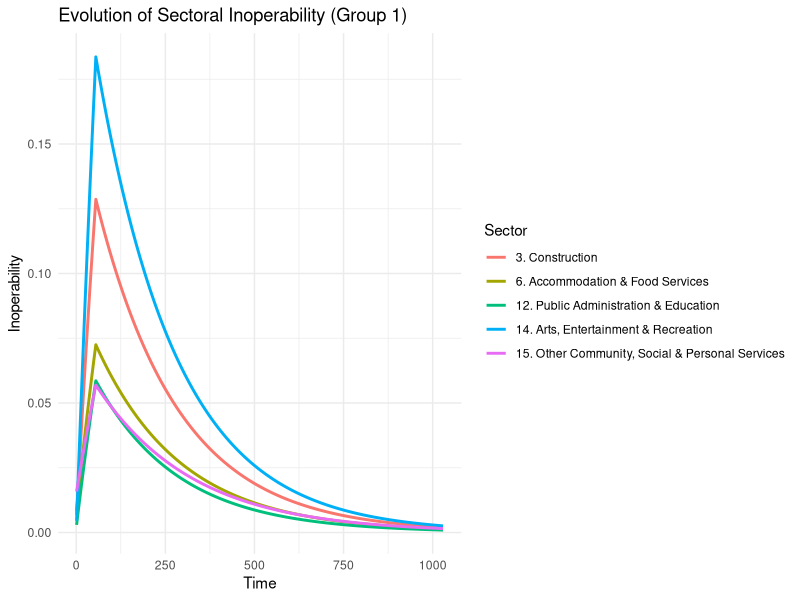
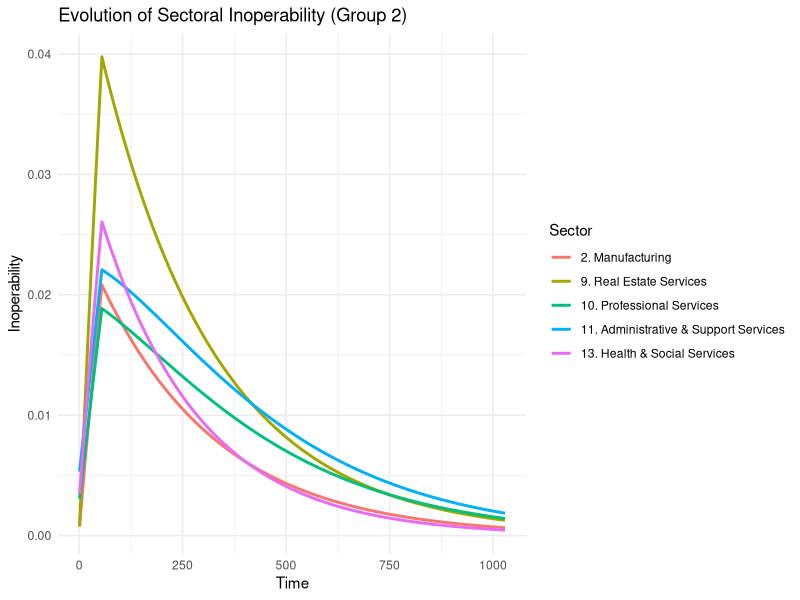
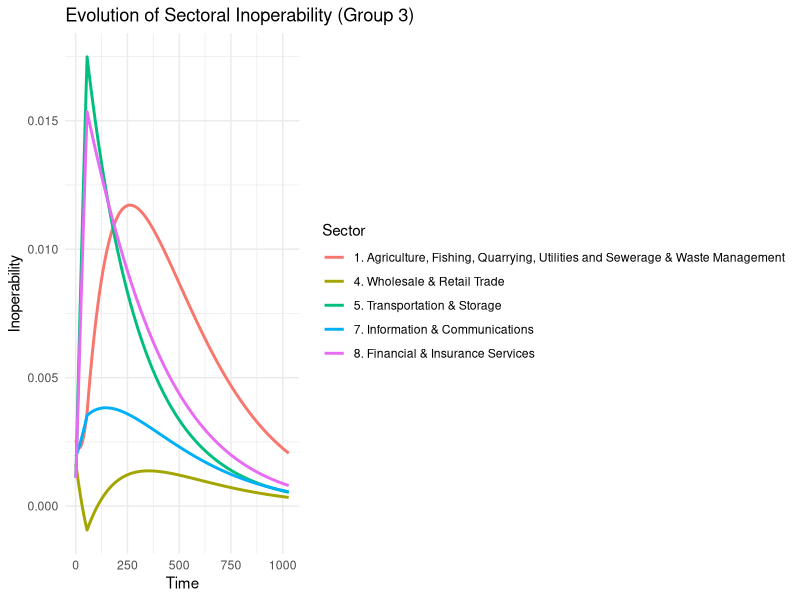
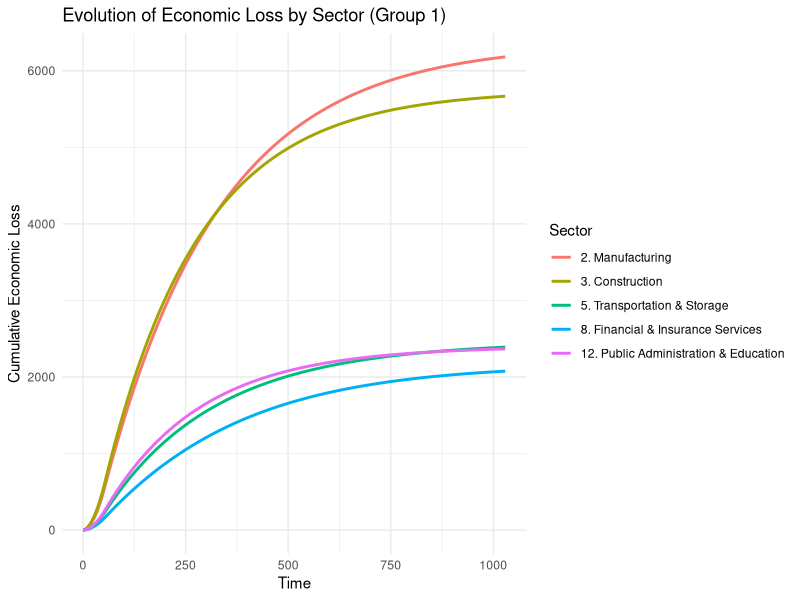
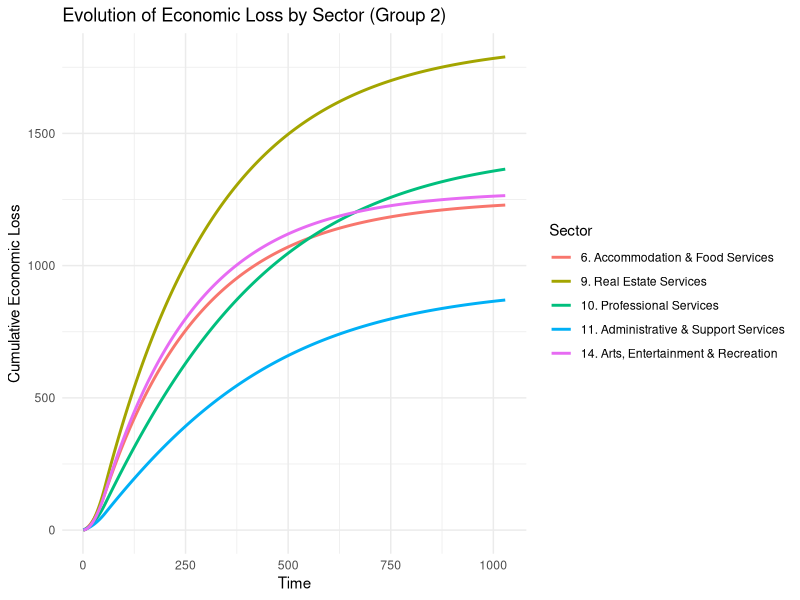
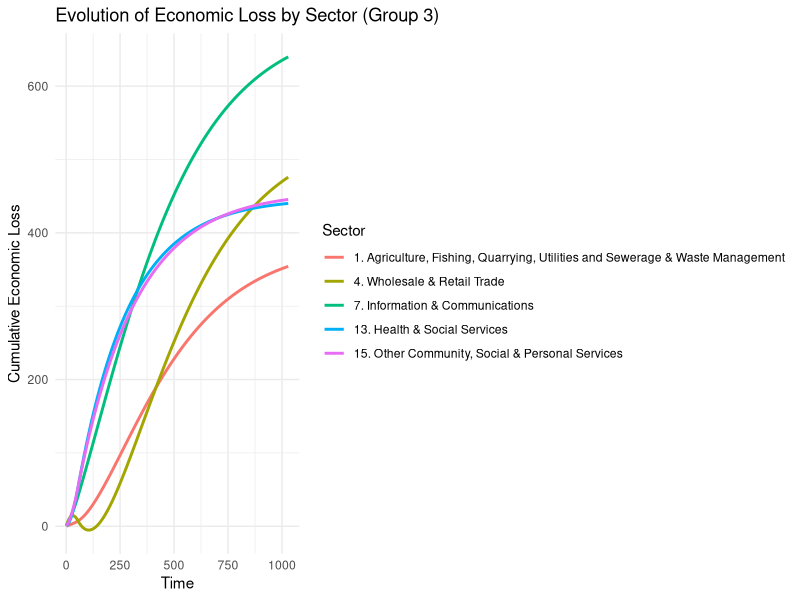

These figures' R source, in order:
library(openxlsx)
library(ggplot2)

data <- read.xlsx("dataset/Input_Output_Tables_2019_2021.xlsx", sheet = "2019IOTable")
iot2019 <- data[2:(2 + 15 - 1), 3:(3 + 15 - 1)]
x <- data[2:(2 + 15 - 1), ncol(data)]
c <- data[2:(2 + 15 - 1), ncol(data) - 1]
x <- as.matrix(sapply(x, as.numeric))
c <- as.matrix(sapply(c, as.numeric))

A <- read.xlsx("dataset/Input_Output_Tables_2019_2021.xlsx", sheet = "A")
A <- A[2:(2 + 15 - 1), 3:(3 + 15 - 1)]
A <- as.matrix(sapply(A, as.numeric))


q0_df <- read.xlsx("dataset/Unemployment_and_Impact_Analysis.xlsx", sheet = "sector inoperability", colNames = FALSE)
q0 <- as.numeric(q0_df[2:16, 3])

# verify x = Ax + c
x_test <- A %*% x + c
x - x_test



# we assume after 2 years the economic activity return to 99% of pre lock down level
A_star <- solve(diag(as.vector(x))) %*% A %*% diag(as.vector(x))
qT <- q0 * 1 / 100
# qT = rep(0.001, times = 15)
a_ii <- diag(A_star)
T <- 55 + 974
k <- log(q0 / qT) / (T * (1 - a_ii))


K <- diag(as.vector(k))

# Number of time steps for simulation (e.g., 90 days)
time_steps <- T

# now we obtain the value of c-c_tilda from the ADB dataset

# c_diff = c-c_tilda
# c_diff = read.xlsx("dataset/Unemployment_and_Impact_Analysis.xlsx", sheet = "c_diff")
# Note: c_diff sheet not found in original file. Using c_star logic instead or placeholder.
if ("c_star" %in% getSheetNames("dataset/Unemployment_and_Impact_Analysis.xlsx")) {
  c_star_df <- read.xlsx("dataset/Unemployment_and_Impact_Analysis.xlsx", sheet = "c_star")
  c_star <- as.numeric(c_star_df[1:15, 7])
} else {
  c_diff <- data.frame(rep(0, 15)) # Placeholder
  c_star <- solve(diag(as.vector(x))) %*% (c_diff)
}
c_star <- c_star

num_sectors <- length(q0)
inoperability_evolution <- matrix(NA, nrow = num_sectors, ncol = time_steps)
inoperability_evolution[, 1] <- q0

for (t in 2:time_steps) {
  if (t <= 55) {
    inoperability_evolution[, t] <- inoperability_evolution[, t - 1] + K %*% (A_star %*% inoperability_evolution[, t - 1] + c_star - inoperability_evolution[, t - 1])
  } else { # after 55 days, c* become 0 as no more external shock
    inoperability_evolution[, t] <- inoperability_evolution[, t - 1] + K %*% (A_star %*% inoperability_evolution[, t - 1] - inoperability_evolution[, t - 1])
  }
}

library(reshape2)
df <- melt(inoperability_evolution)
colnames(df) <- c("Sector", "Time", "Inoperability")

sector_names <- c(
  "1. Agriculture, Fishing, Quarrying, Utilities and Sewerage & Waste Management",
  "2. Manufacturing",
  "3. Construction",
  "4. Wholesale & Retail Trade",
  "5. Transportation & Storage",
  "6. Accommodation & Food Services",
  "7. Information & Communications",
  "8. Financial & Insurance Services",
  "9. Real Estate Services",
  "10. Professional Services",
  "11. Administrative & Support Services",
  "12. Public Administration & Education",
  "13. Health & Social Services",
  "14. Arts, Entertainment & Recreation",
  "15. Other Community, Social & Personal Services"
)

df$Time <- df$Time
df$Sector <- factor(df$Sector, levels = 1:15, labels = sector_names)

# Calculate max inoperability per sector and order descending
max_inoperability <- aggregate(Inoperability ~ Sector, df, max)
max_inoperability <- max_inoperability[order(-max_inoperability$Inoperability), ]
ordered_sectors_inop <- as.character(max_inoperability$Sector)

# Split sectors into three groups of 5 each for inoperability
groups_inop <- split(ordered_sectors_inop, ceiling(seq_along(ordered_sectors_inop) / 5))

# Plot top 5, next 5, last 5 inoperability graphs
for (i in 1:3) {
  sub_df <- df[df$Sector %in% groups_inop[[i]], ]
  p <- ggplot(sub_df, aes(x = Time, y = Inoperability, color = Sector)) +
    geom_line(size = 1) +
    theme_minimal() +
    labs(
      title = paste0("Evolution of Sectoral Inoperability (Group ", i, ")"),
      x = "Time",
      y = "Inoperability",
      color = "Sector"
    ) +
    theme(legend.position = "right")
  print(p)
}

# Economic Loss calculation

# vector x is the planned YEARLY output of all sectors
# convert to planned DAILY output of all sectors
# note that output is in millions

x_daily <- x / 366 # 366 days in 2020
EL_evolution <- t(apply(inoperability_evolution, 1, cumsum)) * as.vector(x_daily)

# Melt economic loss matrix for plotting
EL_df <- melt(EL_evolution)
colnames(EL_df) <- c("Sector", "Time", "EconomicLoss")
EL_df$Sector <- factor(EL_df$Sector, levels = 1:15, labels = sector_names)

# Calculate max economic loss per sector and order descending
max_econ_loss <- aggregate(EconomicLoss ~ Sector, EL_df, max)
max_econ_loss <- max_econ_loss[order(-max_econ_loss$EconomicLoss), ]
ordered_sectors_econ <- as.character(max_econ_loss$Sector)

# Split sectors into three groups of 5 each for economic loss
groups_econ <- split(ordered_sectors_econ, ceiling(seq_along(ordered_sectors_econ) / 5))

# Plot top 5, next 5, last 5 economic loss graphs
for (i in 1:3) {
  sub_EL_df <- EL_df[EL_df$Sector %in% groups_econ[[i]], ]
  p <- ggplot(sub_EL_df, aes(x = Time, y = EconomicLoss, color = Sector)) +
    geom_line(size = 1) +
    theme_minimal() +
    labs(
      title = paste0("Evolution of Economic Loss by Sector (Group ", i, ")"),
      x = "Time",
      y = "Cumulative Economic Loss",
      color = "Sector"
    ) +
    theme(legend.position = "right")
  print(p)
}

total_economic_loss <- sum(EL_evolution[, ncol(EL_evolution)]) # sum of last column in EL_evolution
